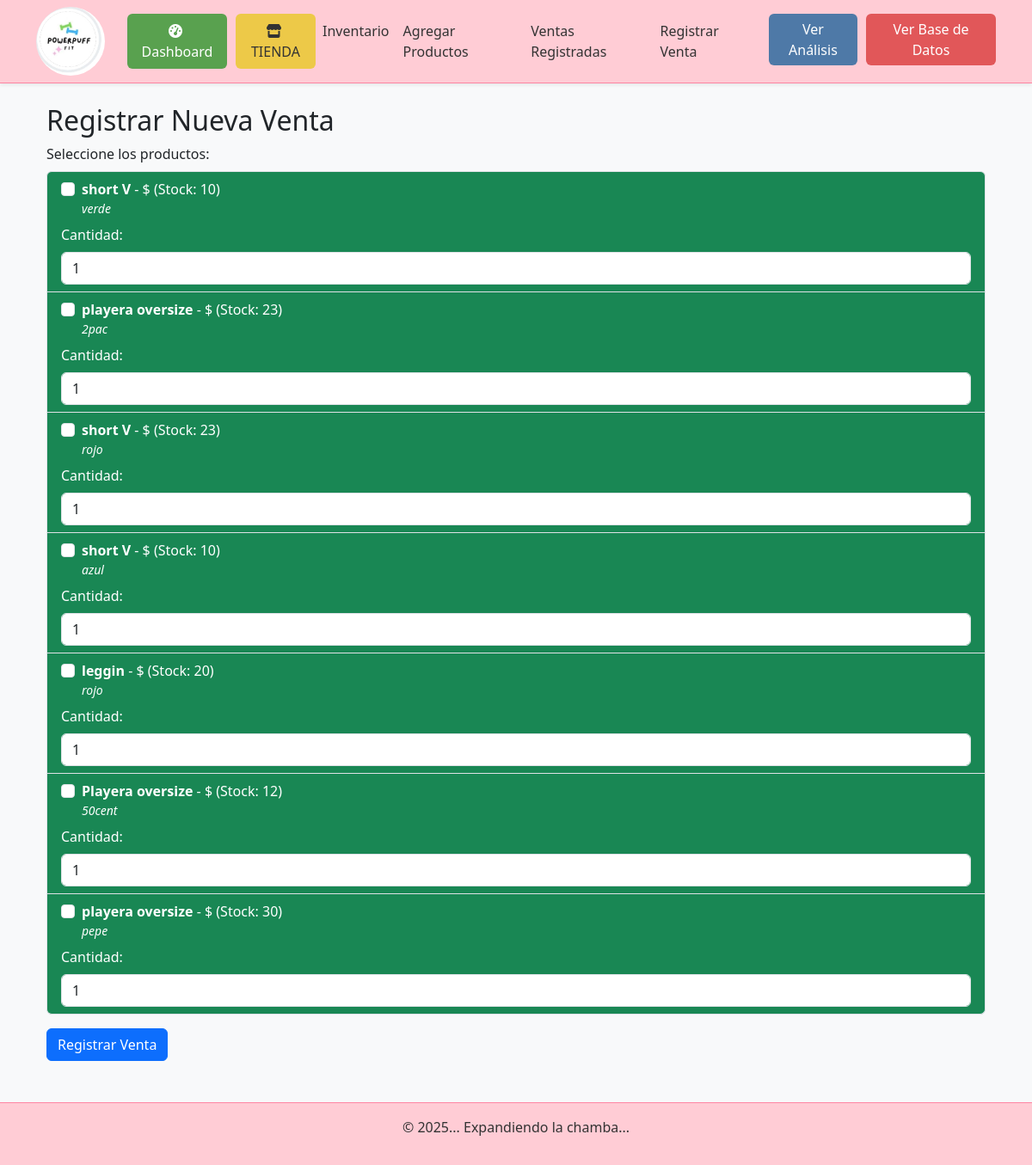
The app's page /venta/nueva with its own data.
### app/models.py (models this page shows, shortened)
class Producto(db.Model):
    id = db.Column(db.Integer, primary_key=True)
    nombre = db.Column(db.String(100), nullable=False)
    descripcion = db.Column(db.Text, nullable=True)
    precio_venta = db.Column(db.Float, nullable=False)  # Cambiado de 'precio' a 'precio_venta'
    costo_adquisicion = db.Column(db.Float, nullable=False)  # Nuevo campo
    cantidad = db.Column(db.Integer, default=0)
    categoria_id = db.Column(db.Integer, db.ForeignKey('categoria.id'), nullable=False)
    activo = db.Column(db.Boolean, default=True)
    fecha_registro = db.Column(db.DateTime, default=datetime.utcnow)
    cantidad_vendida = db.Column(db.Integer, default=0)
    categoria_id = db.Column(db.Integer, db.ForeignKey('categoria.id'), nullable=False)  # Clave foránea a 'Categoria'
    activo = db.Column(db.Boolean, default=True)
    fecha_registro = db.Column(db.DateTime, default=datetime.utcnow)
    cantidad_vendida = db.Column(db.Integer, default=0)
    variantes = db.relationship('ProductoVariante', back_populates='producto')
    ventas = db.relationship('VentaProducto', back_populates='producto')
    movimientos = db.relationship('MovimientoInventario', back_populates='producto')
    categoria = db.relationship('Categoria', backref='productos')

### app/routes.py (the view, shortened to what this page needs)
@routes.route('/venta/nueva', methods=['GET', 'POST'])
def nueva_venta():
    try:
        productos = Producto.query.filter_by(activo=True).all()
        return render_template('nueva_venta.html', productos=productos)
    except Exception as e:
        logging.error(f"Error en nueva_venta: {str(e)}")
        flash("Ocurrió un error al procesar la venta. Por favor, inténtalo de nuevo.", "danger")
        return redirect(url_for('routes.nueva_venta'))

### app/templates/nueva_venta.html (shortened to what this page needs)
{% extends "base.html" %}
{% block content %}
<div class="container mt-4">
    <h2>Registrar Nueva Venta</h2>
    <form id="ventaForm" method="POST">
        <div class="mb-3">
            <label class="form-label">Seleccione los productos:</label>
            <div class="list-group">
                {% for producto in productos %}
                    {% set color = "bg-success text-white" if producto.cantidad >= 4 else "bg-warning text-dark" if producto.cantidad > 1 else "bg-danger text-white" %}
                    <div class="list-group-item {{ color }}">
                        <div class="form-check">
                            <input class="form-check-input producto-checkbox" type="checkbox" name="productos" value="{{ producto.id }}" id="producto{{ producto.id }}" data-precio="{{ producto.precio }}" data-nombre="{{ producto.nombre }}">
                            <label class="form-check-label" for="producto{{ producto.id }}">
                                <strong>{{ producto.nombre }}</strong> - ${{ producto.precio }} (Stock: {{ producto.cantidad }})
                            </label>
                            <p class="small mb-1"><em>{{ producto.descripcion }}</em></p>
                        </div>
                        <div class="mt-2">
                            <label for="cantidad_{{ producto.id }}" class="form-label">Cantidad:</label>
                            <input type="number" class="form-control cantidad-input" id="cantidad_{{ producto.id }}" name="cantidad_{{ producto.id }}" value="1" min="1" max="{{ producto.cantidad }}">
                        </div>
                    </div>
                {% endfor %}
            </div>
        </div>
        <button type="button" class="btn btn-primary" onclick="mostrarResumen()">Registrar Venta</button>
    </form>
</div>
{% endblock %}

### app/templates/base.html (style rules this page uses)
body { background-color: #fff0f6; }

### records on screen
Producto: nombre "short V", cantidad "10", descripcion "verde", id "1"
Producto: nombre "playera oversize", cantidad "23", descripcion "2pac"
Producto: nombre "short V", cantidad "23", descripcion "rojo"
Producto: nombre "short V", cantidad "10", descripcion "azul"
Producto: nombre "leggin", cantidad "20", descripcion "rojo"
Producto: nombre "Playera oversize", cantidad "12", descripcion "50cent"
Producto: nombre "playera oversize", cantidad "30", descripcion "pepe"
